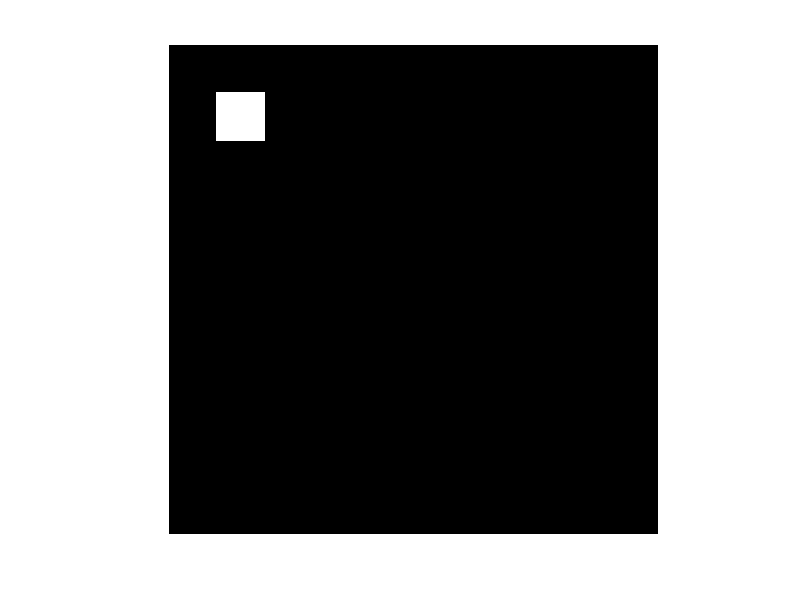
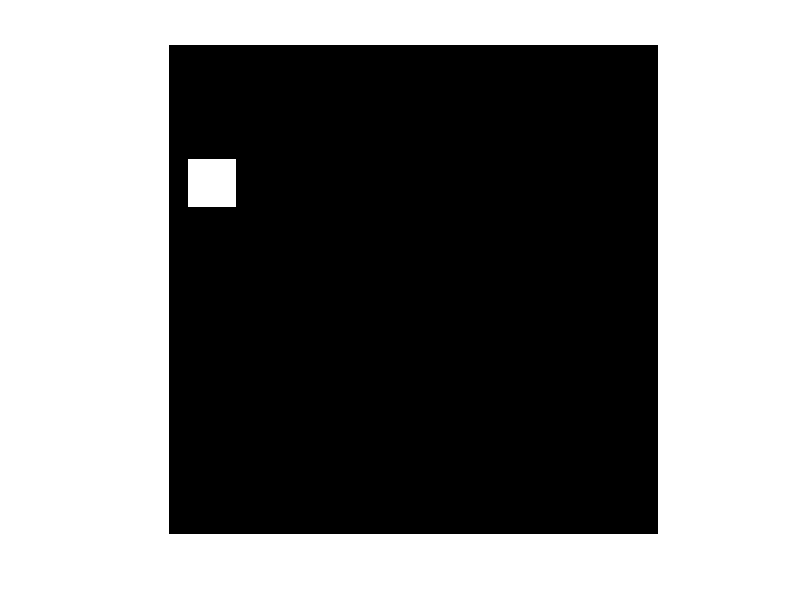
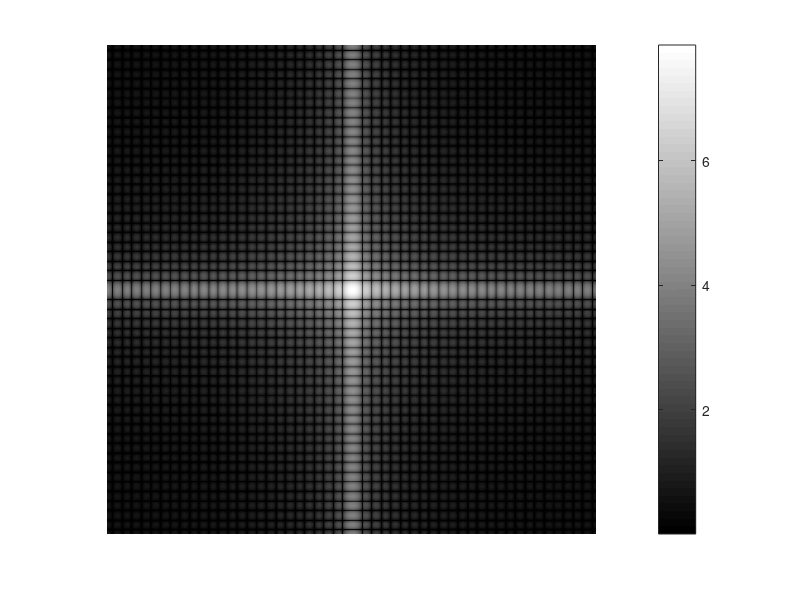
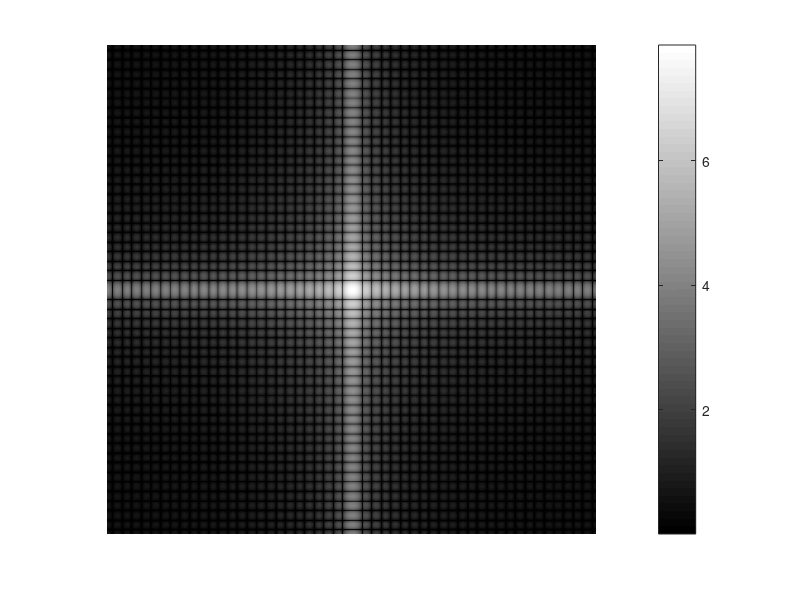

Recreate these plots in MATLAB, in order. (Note: this script raises an error after producing the figures.)
%% MyMainScript

tic;
%% Your code here

clear;
close all;
A = zeros(512);
B = A;
A(50:100,50:100) = 1;
B(120:170,20:70) = 1;

figure(1); imshow(A); figure(2); imshow(B);

FA = fftshift(fft2(A));
lFA = log(abs(FA)+1); figure(3); imshow(lFA,[min(lFA(:)) max(lFA(:))]); colormap('jet'); colorbar;
FB = fftshift(fft2(B));
lFB = log(abs(FB)+1); figure(4); imshow(lFB,[min(lFB(:)) max(lFB(:))]); colormap('jet'); colorbar;
pause(1);

FC = ((FA)'.*FB)./(abs(FA.*FB));
C = ifft2((FC));
figure; imshow(C/max(C(:)));
impixelinfo;


% In probability theory and statistics, a collection of random variables is independent and identically 
% distributed if each random variable has the same probability distribution as the others and all are mutually
% independent. This property is usually abbreviated as i.i.d. or iid or IID

% How to add zero mean Gaussian noise of sd=20
% im1 = im + randn(size(im))*20;


toc;
